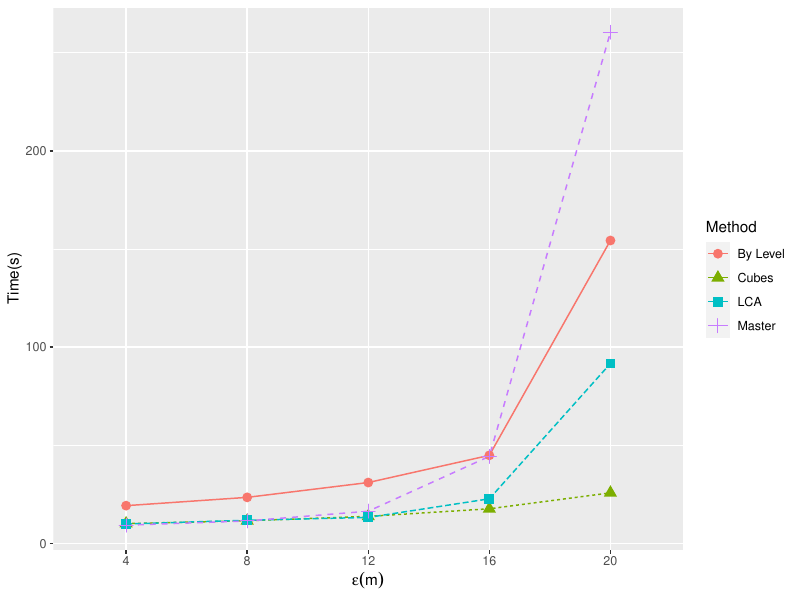

Write the R code that produced this figure.
library(tidyverse)
library(latex2exp)

fields1 <- c("ts", "epoch", "host", "tag", "n1", "appId", "n2", "dataset", "epsilon", "mu", "delta", "method", "capacity", "partitions", "sdist", "step", "stage", "time")

cubes <- enframe(read_lines("e/pflock6_la50k_e.txt"), value = "line") |>
  filter(str_detect(line, 'TIME')) |>
  filter(str_detect(line, 'Total')) |>
  separate(col = line, into = fields1, sep = "\\|") |>
  mutate(time = as.numeric(time), epsilon = as.numeric(epsilon)) |>
  select(epsilon, time) |>
  group_by(epsilon) |> summarise(time = mean(time)) |> ungroup() |>
  mutate(method = "Cubes")

lca <- enframe(read_lines("e/pflock4_la50k_e.txt"), value = "line") |>
  filter(str_detect(line, 'TIME')) |>
  filter(str_detect(line, 'Total')) |>
  separate(col = line, into = fields1, sep = "\\|") |>
  mutate(time = as.numeric(time), epsilon = as.numeric(epsilon)) |>
  select(epsilon, time) |>
  group_by(epsilon) |> summarise(time = mean(time)) |> ungroup() |>
  mutate(method = "LCA")

level <- enframe(read_lines("e/pflock3_la50k_e.txt"), value = "line") |>
  filter(str_detect(line, 'TIME')) |>
  filter(str_detect(line, 'Total')) |>
  separate(col = line, into = fields1, sep = "\\|") |>
  mutate(time = as.numeric(time), epsilon = as.numeric(epsilon)) |>
  select(epsilon, time) |>
  group_by(epsilon) |> summarise(time = mean(time)) |> ungroup() |>
  mutate(method = "By Level")

master <- enframe(read_lines("e/pflock2_la50k_e.txt"), value = "line") |>
  filter(str_detect(line, 'TIME')) |>
  filter(str_detect(line, 'Total')) |>
  separate(col = line, into = fields1, sep = "\\|") |>
  mutate(time = as.numeric(time), epsilon = as.numeric(epsilon)) |>
  filter(time < 500) |>
  select(epsilon, time) |>
  group_by(epsilon) |> summarise(time = mean(time)) |> ungroup() |>
  mutate(method = "Master")

data <- cubes |> bind_rows(lca) |> bind_rows(level) |> bind_rows(master)

p = ggplot(data, aes(x = factor(epsilon), y = time, group = method)) + 
  geom_line(aes(linetype = method, color = method)) + 
  geom_point(aes(shape = method, color = method), size = 3) +
  labs(x=TeX("$\\epsilon(m)$"), y="Time(s)") +
  scale_color_discrete("Method") +
  scale_shape_discrete("Method") +
  guides(linetype = "none") 
plot(p)

W = 8
H = 6
ggsave(paste0("la50k_e.pdf"), width = W, height = H)
